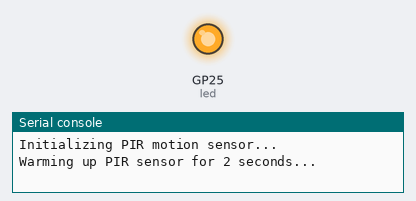
This program was run on a simulated Raspberry Pi Pico running MicroPython. Parts: output pins drawn as LEDs (lit = HIGH), the last lines printed to the serial console.

Above: at 0.1 s.
At 2.1 s:
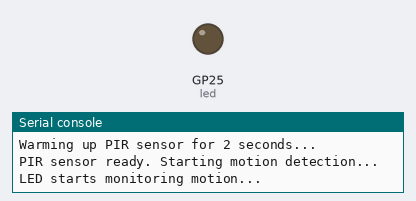
Timing chart, 0 to 3.6 s (numbered marks = the images above):
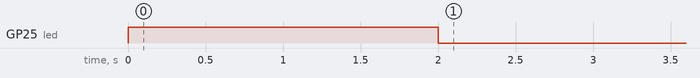

The program:

motion-sensor.py
```python
"""
PIR Motion Sensor Integration for Raspberry Pi Pico 2w
Detects motion using a PIR sensor and controls an LED accordingly.
"""

from machine import Pin
from utime import sleep, ticks_ms

# GPIO Pin Configuration
PIR_SENSOR_PIN = 28  # GPIO pin connected to PIR sensor (adjust as needed)
LED_PIN = "LED"      # Built-in LED on Pico 2w

# Timing Configuration (in milliseconds)
DEBOUNCE_TIME = 100      # Debounce time to filter false positives
MOTION_TIMEOUT = 5000    # LED stays on for 5 seconds after last motion detected
PIR_WARMUP_TIME = 2      # PIR sensor warmup time in seconds (30-60 seconds recommended)

# Initialize GPIO pins
pir_sensor = Pin(PIR_SENSOR_PIN, Pin.IN)
led = Pin(LED_PIN, Pin.OUT)

# State variables
motion_detected = False
last_motion_time = 0
last_state = 0
last_debounce_time = 0


def initialize_sensor():
    """Initialize PIR sensor with warmup time."""
    print("Initializing PIR motion sensor...")
    print(f"Warming up PIR sensor for {PIR_WARMUP_TIME} seconds...")
    led.on()  # Indicate warmup phase
    sleep(PIR_WARMUP_TIME)
    led.off()
    print("PIR sensor ready. Starting motion detection...")


def is_motion_detected():
    """
    Read PIR sensor with debouncing to filter false positives.
    Returns True if motion is detected, False otherwise.
    """
    global last_state, last_debounce_time

    current_time = ticks_ms()
    current_state = pir_sensor.value()

    # Debounce: only register state change if time has passed
    if current_state != last_state:
        last_debounce_time = current_time
        last_state = current_state
        return False

    # If state is stable and debounce time has passed, return the state
    if current_time - last_debounce_time >= DEBOUNCE_TIME:
        return current_state == 1

    return False


def handle_motion_event(motion_state):
    """
    Handle motion detection events.
    motion_state: True if motion detected, False if motion stopped.
    """
    global motion_detected, last_motion_time

    if motion_state and not motion_detected:
        # Motion just started
        motion_detected = True
        last_motion_time = ticks_ms()
        led.on()
        print("[MOTION DETECTED] - LED ON")

    elif motion_state:
        # Motion still happening, update timestamp
        last_motion_time = ticks_ms()

    elif not motion_state and motion_detected:
        # Motion has stopped
        motion_detected = False
        led.off()
        print("[MOTION STOPPED] - LED OFF")


def main():
    """Main loop for motion sensor monitoring."""
    global motion_detected, last_motion_time

    initialize_sensor()

    print("LED starts monitoring motion...")
    try:
        while True:
            # Check for motion
            pir_value = pir_sensor.value()

            # Motion currently detected (sensor reading high)
            if pir_value == 1:
                handle_motion_event(True)
            else:
                # Check if motion timeout has elapsed
                current_time = ticks_ms()
                if motion_detected and current_time - last_motion_time >= MOTION_TIMEOUT:
                    handle_motion_event(False)

            sleep(0.1)  # Check sensor every 100ms

    except KeyboardInterrupt:
        print("\nShutting down...")
        led.off()
        print("Finished.")


if __name__ == "__main__":
    main()
```
